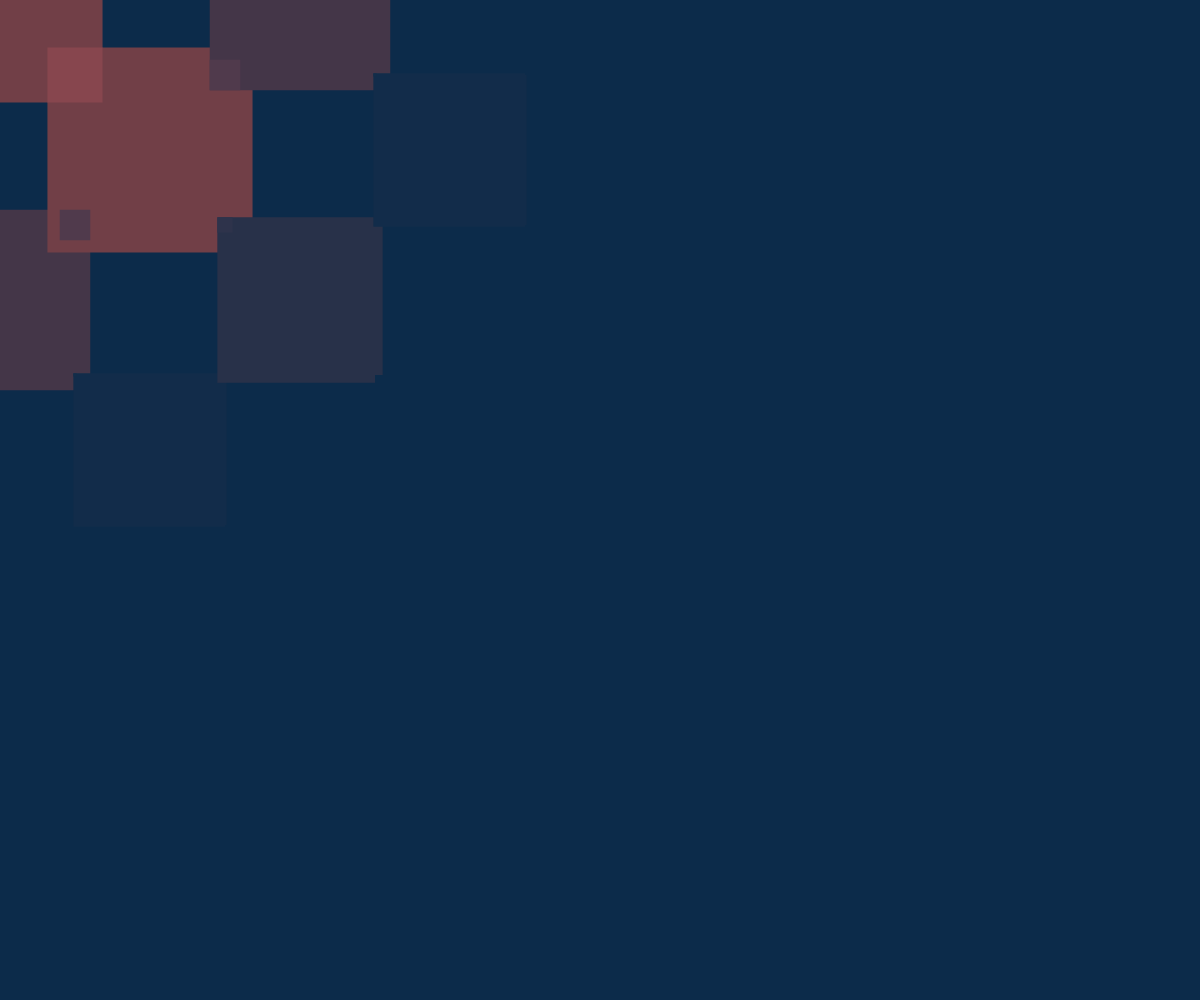
Frame 1 (no input)
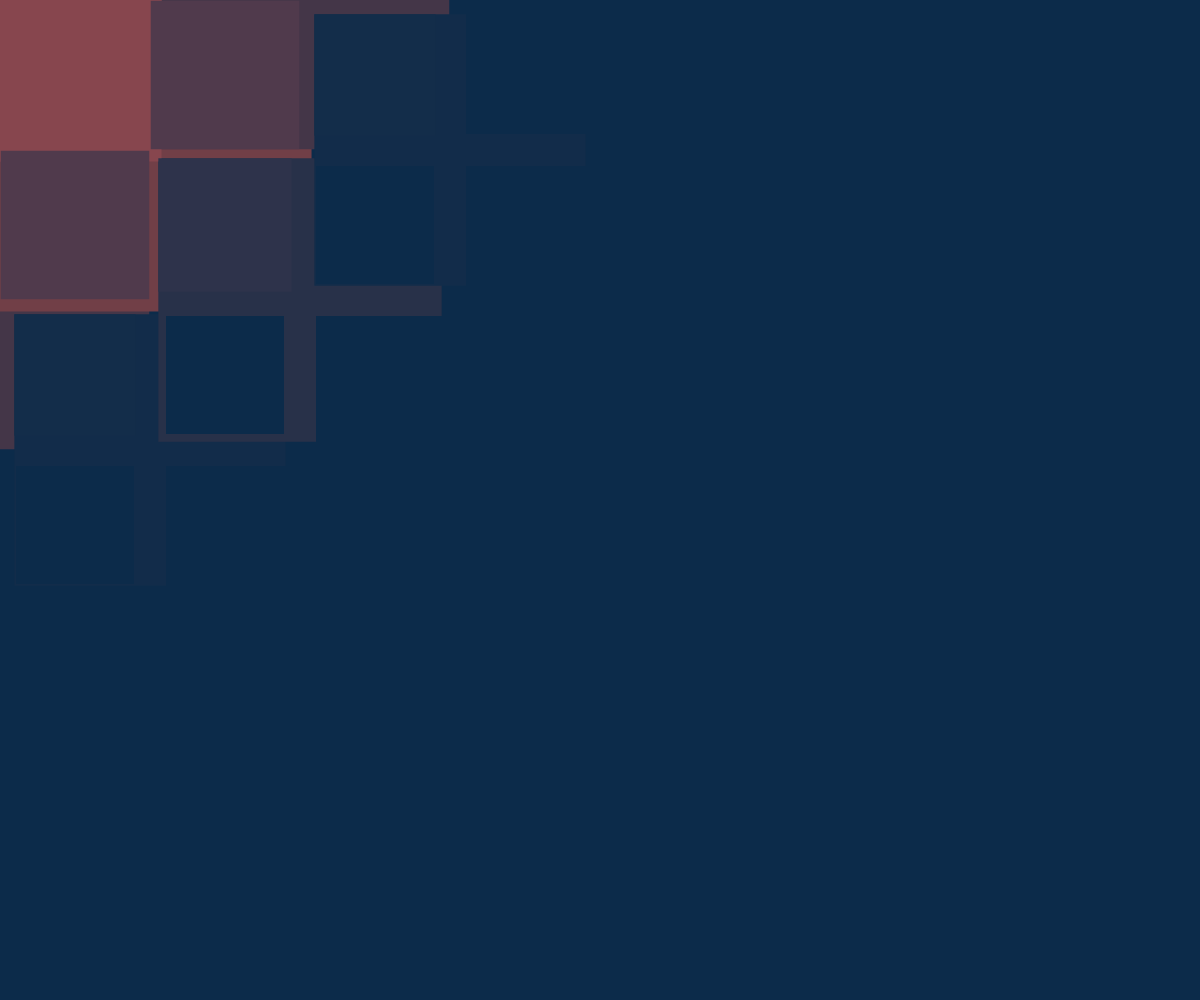
Frame 60 (no input)
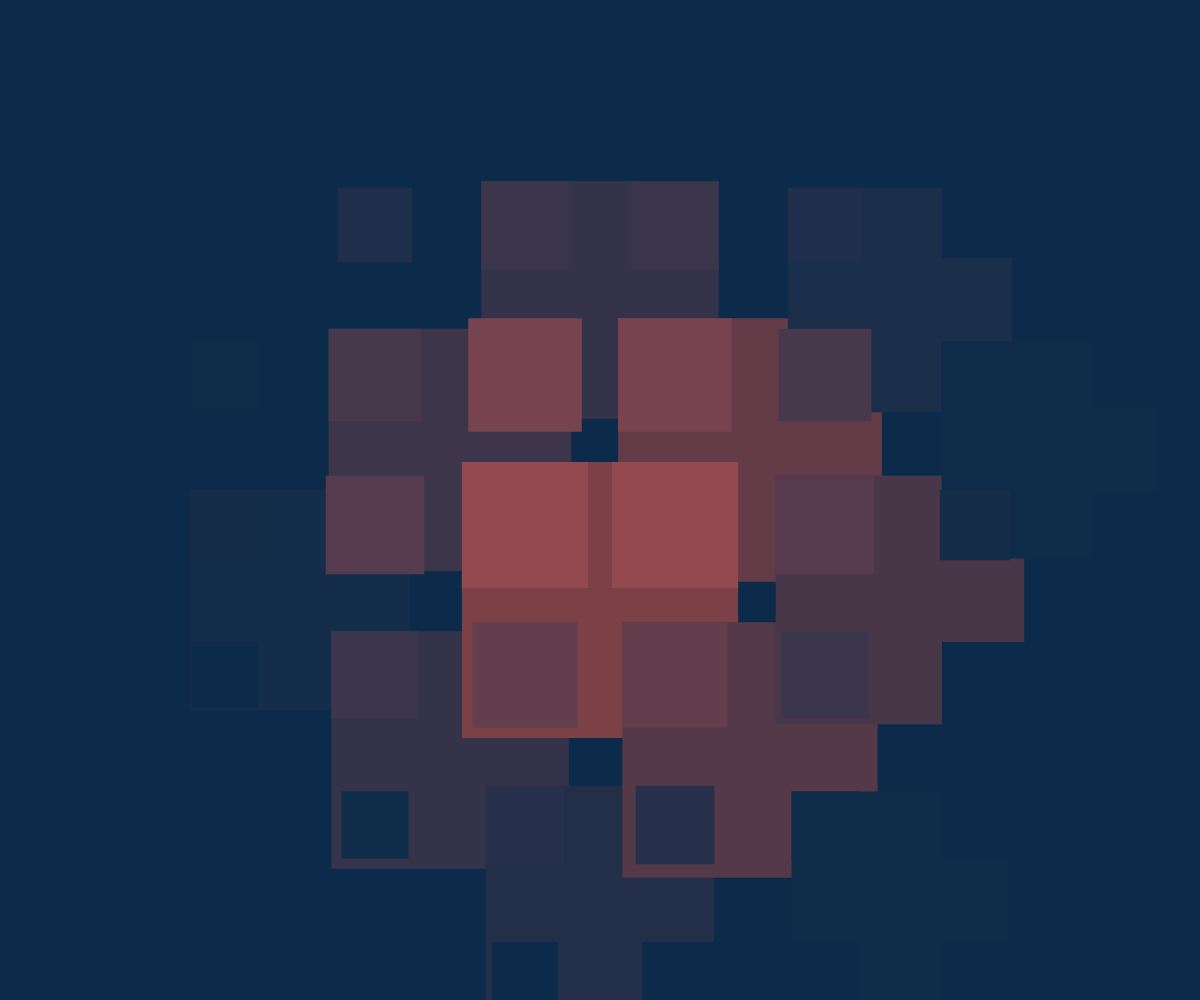
Frame 120 (the mouse pressed at the canvas centre since frame 60)

The p5.js sketch that drew these frames (run headless with seeded random() and noise() and a simulated clock; from frame 60 on, the mouse is pressed at the canvas centre):

// p5.js sketch
// ── sketch.js
let rects = [];
let w = 150;

let steps = 0;
let dir = 1;
let speed = 2;

function setup() {
  createCanvas(windowWidth, windowHeight);
  noStroke();

  // Extend grid 
  let cols = ceil((width + w * 5) / w);
  let rows = ceil((height + w * 5) / w);

  for (let i = -10; i < cols; i++) {
    for (let j = -10; j < rows; j++) {
      rects.push(new Rectfumbles(i * w, j * w, w, i, j));
    }
  }
}

function draw() {
  background('#0c2b4a');

  // SECOND LAYER (stays underneath)
  push();
  translate(w / 2, w / 2);

  for (let r of rects) {
    // Only offset alternate squares for checkerboard pattern
    if ((r.col + r.row) % 2 === 0) {
      r.update();
      r.showOffset();
    }
  }

  pop();

  // TOP LAYER 
  for (let r of rects) {
    r.update();
    r.show();
  }

  // animation
  steps += speed * dir;
  if (steps > w || steps < -w) {
    dir *= -1;
  }
}

class Rectfumbles {
  constructor(x, y, w, col, row) {
    this.x = x;
    this.y = y;
    this.w = w;
    this.innerW = w;
    this.col = col;
    this.row = row;
  }

  // ORIGINAL (top layer)
  show() {
    push();
    translate(this.x, this.y);

    rectMode(CORNER);



    // animated square
    rectMode(CENTER);
    
    // Calculate color based on distance from mouse
    let rectCenterX = this.x + this.w / 2;
    let rectCenterY = this.y + this.w / 2;
    let distToMouse = dist(mouseX, mouseY, rectCenterX, rectCenterY);
    let maxColorDistance = 400;
    let colorLerp = constrain(distToMouse / maxColorDistance, 0, 1);
    let rectColor = lerpColor(color(180, 80, 80), color(12, 43, 74), colorLerp);
    
    fill(rectColor);
    rect(this.w / 2, this.w / 2, this.innerW, this.innerW);

    pop();
  }

  // OFFSET (bottom layer)
  showOffset() {
    push();
    translate(this.x, this.y);



    // same animation, different color
    rectMode(CENTER);
    
    // Calculate color based on distance from mouse
    let rectCenterX = this.x + this.w / 2;
    let rectCenterY = this.y + this.w / 2;
    let distToMouse = dist(mouseX, mouseY, rectCenterX, rectCenterY);
    let maxColorDistance = 400;
    let colorLerp = constrain(distToMouse / maxColorDistance, 0, 1);
    let rectColor = lerpColor(color(150, 70, 70), color(12, 43, 74), colorLerp);
    
    fill(rectColor);
    rect(this.w / 2, this.w / 2, this.w + this.innerW, this.w + this.innerW);

    pop();
  }

  update() {
    this.innerW = steps;
    
    // Calculate distance from mouse to rect center
    let rectCenterX = this.x + this.w / 2;
    let rectCenterY = this.y + this.w / 2;
    let distToMouse = dist(mouseX, mouseY, rectCenterX, rectCenterY);
    
    // Mouse influence - closer = bigger
    let maxInfluenceDistance = 400;
    if (distToMouse < maxInfluenceDistance) {
      let influence = (1 - distToMouse / maxInfluenceDistance) * this.w * 0.5;
      this.innerW += influence;
    }
  }
}
